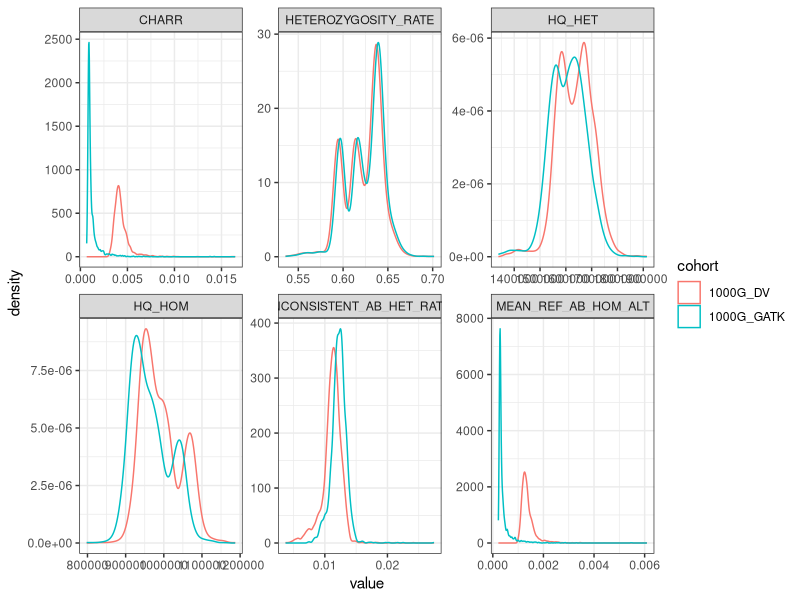

Write the R code that produced this figure.
library(ggplot2)
library(tidyr)
library(dplyr)
library(skimr)

cont_1000g_dv <- read.csv("1000G_DeepVar.sce.tsv", header=T, sep="\t")
cont_1000g_GATK <- read.csv("1000G_GATK.sce.tsv", header=T, sep="\t")

cont_1000g_dv$cohort <- "1000G_DV"
cont_1000g_GATK$cohort <- "1000G_GATK"

df <- rbind(cont_1000g_dv, cont_1000g_GATK)
df_plot <- df %>% rename( SAMPLE = X.SAMPLE ) %>% select(-HQ_HOM_RATE,-HQ_HET_RATE) %>%
  pivot_longer(HQ_HOM:INCONSISTENT_AB_HET_RATE, names_to="metric", values_to = "value")

p <- ggplot(df_plot, aes(x=value, color=cohort)) + geom_density() + facet_wrap(~metric, scales="free") + theme_bw()
ggsave(plot = p, filename = "Metric_distribution.pdf", device="pdf", height = 7, width = 10)

sum_df <- df %>% group_by(cohort) %>% skim(HQ_HOM:INCONSISTENT_AB_HET_RATE)
write.table(sum_df, file = "Summary_metric_distribution.tsv", sep="\t", row.names=F, quote=F)
